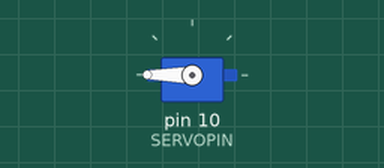
Simulated run of this sketch. Board: Arduino Uno, built with avr-gcc and run on an emulated ATmega328P. Parts: servo. What the sketch prints to the serial monitor is not drawn.

Above: at 0.05 s.
At 1.2 s:
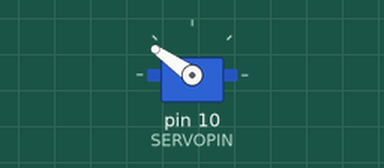
At 2.1 s:
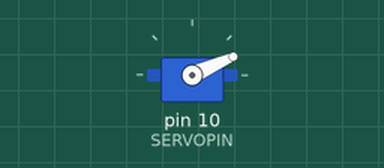
At 4.15 s:
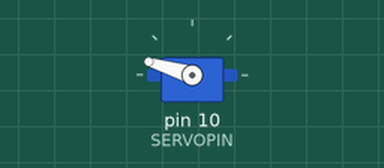
Timing chart, 0 to 6.8 s (numbered marks = the images above):
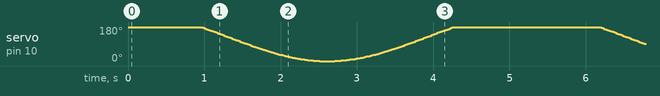

The sketch:

EncoderServoRig.ino
```cpp
#include <Servo.h>

#define SERVOPIN (10)
float t = 0; // time, in ms
int dt = 10; // tie delta, in milliseconds
int y = 0;
float T = 5.0; //seconds
float omega = 2 * 3.14159 / T; // rad/s


Servo servo;

void setup() {
  // put your setup code here, to run once:
  Serial.begin(9600);
  servo.attach(SERVOPIN);
  servo.write(256/2);

}

void loop() {
  // put your main code here, to run repeatedly:

   y = (int)(255*(1.0 + cos(omega*(t/1000.0))) / 2.0);
   servo.write(y);
   Serial.println(y);

   if ( t >= 1000.0*T )
      t = 0.0;
   else
      t = t + (float)dt;

   delay(dt);
}
```
